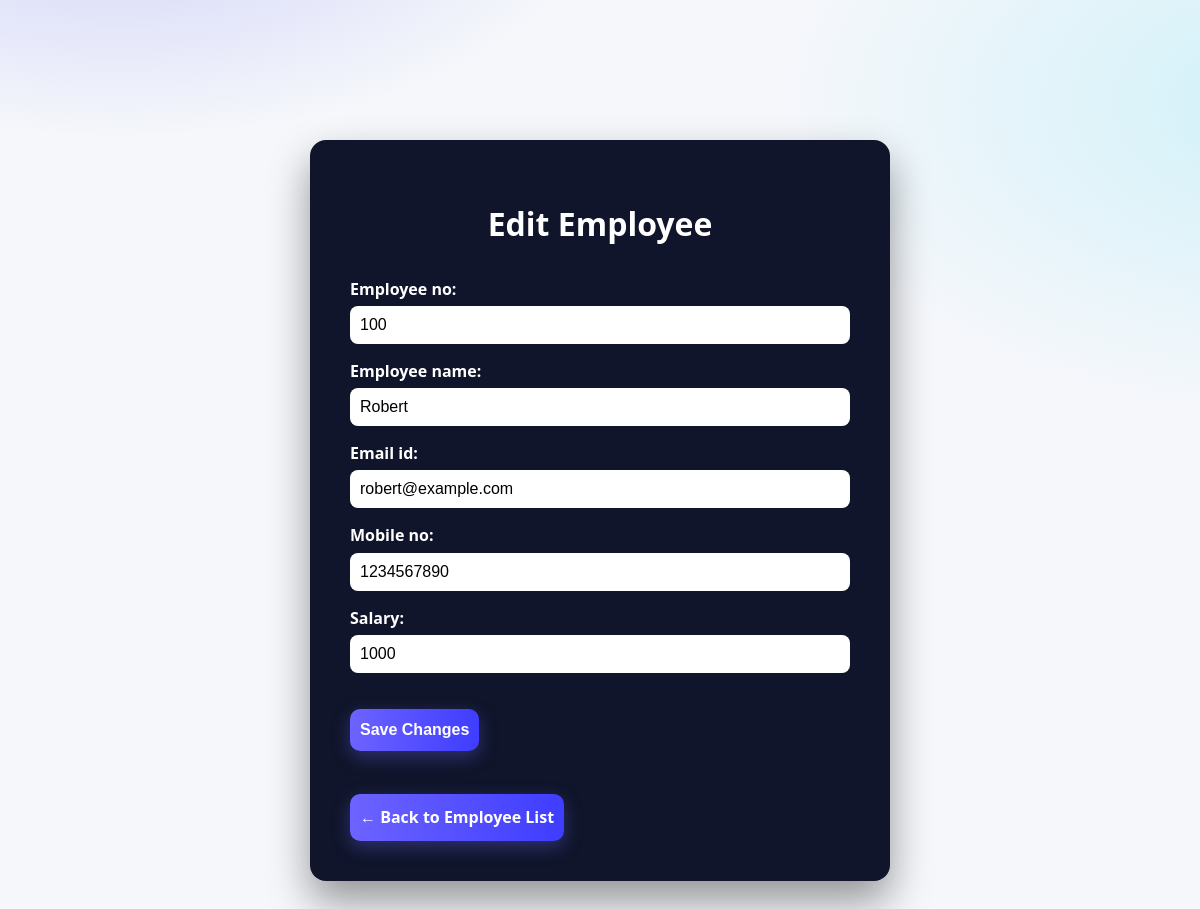
The app's page /employees/update/100/ with its own data.
### employee_app/models.py (models this page shows)
class Employee(models.Model):
    employee_no = models.CharField(max_length=10, unique=True)
    employee_name = models.CharField(max_length=100)
    email_id = models.EmailField()
    mobile_no = models.CharField(max_length=15)
    salary = models.IntegerField()

### employee_app/views.py (the view)
# urls.py: path('update/<int:id>/', views.update_employee, name='update'),
def update_employee(request, id):
    employee = get_object_or_404(Employee, employee_no=id)
    if request.method == 'POST':
        form = EmployeeForm(request.POST, instance=employee)
        if form.is_valid():
            form.save()
            return redirect('index')
    else:
        form = EmployeeForm(instance=employee)
    return render(request, 'employee_app/update.html', {'form': form})

### employee_app/forms.py
class EmployeeForm(forms.ModelForm):
    class Meta:
        model = Employee
        fields = ['employee_no', 'employee_name', 'email_id', 'mobile_no', 'salary']

### employee_app/templates/employee_app/update.html (shortened to what this page needs)
{% extends "employee_app/layout.html" %}
{% block body %}
<div class="form-container">
  <h1>Edit Employee</h1>
  <form method="post">
    {{ form.as_p }}
    <button type="submit" class="btn btn--small" >Save Changes</button>
  </form>
  <br>
  <a class="btn btn--small" href="{% url 'index' %}" >← Back to Employee List</a>
</div>
{% endblock %}

### employee_app/static/employee_app/css/style.css (style rules this page uses)
:root { --bg: #0f172a; --card: #111827; --muted: #94a3b8; --text: #e5e7eb; --primary: #6366f1; --primary-600: #5457e0; --accent: #22d3ee; --danger: #ef4444; --warning: #f59e0b; --success: #10b981; --ring: rgba(99,102,241,.35); --row: #0b1220; --row-alt: #0c1526; --hover: rgba(99,102,241,.08); --chip: rgba(34,211,238,.12); --shadow: 0 10px 30px rgba(0,0,0,.35); }
@media (prefers-color-scheme: light) { :root { --bg: #f5f7fb; --card: #ffffff; --muted: #6b7280; --text: #0b1220; --row: #ffffff; --row-alt: #f8fafc; --shadow: 0 10px 30px rgba(2,6,23,.08); --hover: rgba(99,102,241,.06); --chip: rgba(34,211,238,.14); } }
body { margin:0; font-family: ui-sans-serif, system-ui, -apple-system, Segoe UI, Roboto, Arial, "Noto Sans", "Apple Color Emoji", "Segoe UI Emoji"; background: radial-gradient(1200px 600px at 10% -10%, rgba(99,102,241,.25), transparent 40%), radial-gradient(1200px 700px at 110% 10%, rgba(34,211,238,.18), transparent 45%), var(--bg); color: var(--text); -webkit-font-smoothing: antialiased; line-height: 1.45; padding: 40px 20px; }
.btn { appearance: none; border: 1px solid rgba(99,102,241,.35); background: linear-gradient(180deg, var(--primary), var(--primary-600)); color: white; padding: 10px 14px; border-radius: 12px; font-weight: 600; cursor: pointer; transition: transform .08s ease, box-shadow .2s ease, filter .2s ease; box-shadow: 0 6px 18px rgba(99,102,241,.35); text-decoration:none; display:inline-flex; align-items:center; gap:8px; }
.form-container { max-width: 500px; margin: 100px auto; background: #10152b; padding: 40px; border-radius: 16px; box-shadow: 0 20px 40px rgba(0, 0, 0, 0.4); color: #fff; font-family: 'Segoe UI', sans-serif; }
.form-container h1 { text-align: center; margin-bottom: 30px; color: #fff; }
.form-container form label { font-weight: bold; margin-top: 15px; display: block; }
.form-container form input { width: 100%; padding: 10px; border-radius: 8px; border: none; margin-top: 5px; font-size: 16px; box-sizing: border-box; }
.form-container .btn { background: linear-gradient(to right, #6c63ff, #3f3dff); color: white; padding: 12px 10px; border: none; border-radius: 10px; cursor: pointer; margin-top: 20px; font-weight: bold; font-size: 16px; transition: background 0.3s ease; }

### records on screen
Employee: employee_no "100", employee_name "Robert", email_id "robert@example.com", mobile_no "1234567890", salary "1000"
